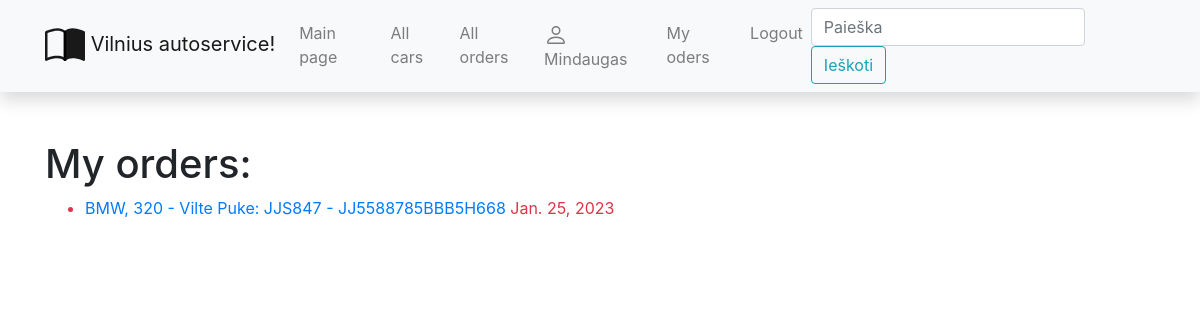
The app's page /autoservisas/myorders/ (signed in) with its own data.
### autoservisas/models.py (models this page shows, shortened)
class Order(models.Model):
    date = models.DateTimeField('Date', null=True, blank=True)
    suma = models.FloatField('Sum', help_text='Enter a sum of order')
    car = models.ForeignKey('Car', on_delete=models.SET_NULL, null=True)
    returne = models.DateField('Return for client', null=True, blank=True)
    LOAN_STATUS = (
        ('a', 'administrative'),
        ('r', 'repair'),
        ('e', 'repaired'),
        ('g', 'given away')
    )
    status = models.CharField(
        max_length=1,
        choices=LOAN_STATUS,
        blank=True,
        default='a',
        help_text='Status'
    )
    owner = models.ForeignKey(User, on_delete=models.SET_NULL, null=True, blank=True)
    @property
    def is_overreturne(self):
        if self.returne and date.today() > self.returne:
            return True
        return False
    class Meta:
        verbose_name = "Order"
        verbose_name_plural = "Orders"

class Car(models.Model):
    valst_nr = models.CharField('Number', max_length=6, help_text='Enter the country registration number')
    vin_code = models.CharField('VIN_code', max_length=17, help_text='Enter a VIN code')
    client = models.CharField('Client', max_length=200, help_text='Enter client name and last name')
    description = HTMLField(default='Cia yra automobilio aprasymas')
    automodel = models.ForeignKey('AutoModel', on_delete=models.SET_NULL, null=True)
    cover = models.ImageField('Photo', upload_to='covers', null=True)
    class Meta:
        verbose_name = "Car"
        verbose_name_plural = "Cars"
    def __str__(self):
        return f"{self.automodel} - {self.client}: {self.valst_nr} - {self.vin_code}"

class AutoModel(models.Model):
    make = models.CharField('Make name', max_length=50, help_text='Enter a car make')
    model = models.CharField('Model name', max_length=50, help_text='Enter a car model')
    class Meta:
        verbose_name = "Automodel"
        verbose_name_plural = "Automodels"
    def __str__(self):
        return f"{self.make}, {self.model}"

### autoservisas/views.py (the view)
# urls.py: path("myorders/", views.LoanedOrderByUserListView.as_view(), name="my-ordered"),
class LoanedOrderByUserListView(LoginRequiredMixin, generic.ListView):
    model = Order
    template_name = 'client_orders.html'
    def get_queryset(self):
        return Order.objects.filter(owner=self.request.user)

### autoservisas/templates/client_orders.html
{% extends "base.html" %}
{% block content %}
<h1>My orders: </h1>
{% if order_list %}
<ul>
    {% for order in order_list %}
    <li class="{% if order.is_overreturne %}text-danger{% endif %}">
        <a href="{% url 'order-detail' order.pk %}"> {{ order.car }}</a>
        {{ order.returne }}
    </li>
    {% endfor %}
</ul>
{% else %}
<p>You haven't any order</p>
{% endif %}
{% endblock %}

### autoservisas/templates/base.html (shortened to what this page needs)
<!DOCTYPE html>
<html lang="en">
  <head>
    <link
      rel="stylesheet"
      href="https://stackpath.bootstrapcdn.com/bootstrap/4.1.3/css/bootstrap.min.css"
    />
    <link
      rel="stylesheet"
      href="https://cdnjs.cloudflare.com/ajax/libs/font-awesome/4.7.0/css/font-awesome.min.css"
    />
    {% load static %}
    <link rel="stylesheet" href="{% static 'css/styles.css' %}" />
  </head>
  <body>
    <nav
      class="navbar navbar-expand-lg navbar-light bg-light static-top mb-5 shadow"
    >
      <div class="container">
        <a class="navbar-brand" href="#">
          Vilnius autoservice!</a
        >
        <div class="collapse navbar-collapse" id="navbarResponsive">
          <ul class="navbar-nav ml-auto">
            <li class="nav-item">
              <a class="nav-link" href="{% url 'index' %}">Main page</a>
            </li>
            <li class="nav-item">
              <a class="nav-link" href="{% url 'car' %}">All cars</a>
            </li>
            <li class="nav-item">
              <a class="nav-link" href="{% url 'orders' %}">All orders</a>
            </li>
              {% if user.is_authenticated %}
                <li class="nav-item"><a class="nav-link" href="#">
                    {{ user.get_username }}</a></li>
                <li class="nav-item"><a class="nav-link" href="{% url 'my-ordered' %}">My oders</a></li>
                <li class="nav-item"><a class="nav-link" href="{% url 'logout'%}?next=/autoservisas">Logout</a></li>
                {% else %}
                <li class="nav-item"><a class="nav-link" href="{% url 'login'%}?next={{request.path}}">Login</a>
                </li>
                <li class="nav-item"><a class="nav-link" href="{% url 'register' %}">Register</a></li>
                {% endif %}
          </ul>
          <form
            class="form-inline my-2 my-lg-0"
            action="{% url 'search' %}"
            method="get"
          >
            <input
              class="form-control mr-sm-2"
              type="search"
              placeholder="Paieška"
              aria-label="Search"
              name="query"
            />
            <button class="btn btn-outline-info my-2 my-sm-0" type="submit">
              Ieškoti
            </button>
          </form>
        </div>
      </div>
    </nav>
    <div class="container">
      {% block content %}{% endblock %}</div>
  </body>
</html>

### records on screen
Order: car "BMW, 320 - Vilte Puke: JJS847 - JJ5588785BBB5H668", returne "Jan. 25, 2023"

### other values on screen
{{ user.get_username }} "Mindaugas"
